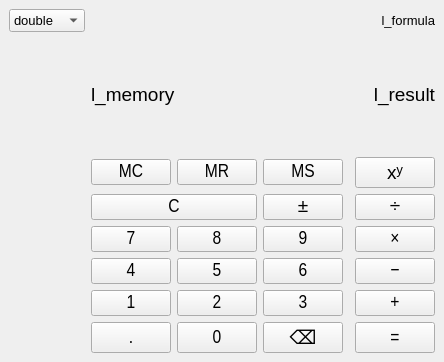
<?xml version="1.0" encoding="UTF-8"?>
<ui version="4.0">
 <class>MainWindow</class>
 <widget class="QMainWindow" name="MainWindow">
  <property name="geometry">
   <rect>
    <x>0</x>
    <y>0</y>
    <width>310</width>
    <height>362</height>
   </rect>
  </property>
  <property name="sizePolicy">
   <sizepolicy hsizetype="Preferred" vsizetype="Preferred">
    <horstretch>0</horstretch>
    <verstretch>0</verstretch>
   </sizepolicy>
  </property>
  <property name="font">
   <font>
    <pointsize>14</pointsize>
   </font>
  </property>
  <property name="windowTitle">
   <string>Калькулятор</string>
  </property>
  <widget class="QWidget" name="centralwidget">
   <layout class="QGridLayout" name="gridLayout" rowstretch="0,0,0,0,0,0,0,0,0,0" columnstretch="0,1,1,1,1,1">
    <!-- Исправленный блок: добавил закрывающий тег для l_formula и пустую ячейку -->
    <item row="0" column="0">
     <widget class="QComboBox" name="cmb_controller">
      <property name="font">
       <font>
        <pointsize>10</pointsize>
       </font>
      </property>
      <item>
       <property name="text">
        <string>double</string>
       </property>
      </item>
      <item>
       <property name="text">
        <string>float</string>
       </property>
      </item>
      <item>
       <property name="text">
        <string>uint8_t</string>
       </property>
      </item>
      <item>
       <property name="text">
        <string>int</string>
       </property>
      </item>
      <item>
       <property name="text">
        <string>int64_t</string>
       </property>
      </item>
      <item>
       <property name="text">
        <string>size_t</string>
       </property>
      </item>
      <item>
       <property name="text">
        <string>Rational</string>
       </property>
      </item>
     </widget>
    </item>
    <item row="0" column="1" colspan="5">
     <widget class="QLabel" name="l_formula">
      <property name="font">
       <font>
        <pointsize>10</pointsize>
       </font>
      </property>
      <property name="text">
       <string>l_formula</string>
      </property>
      <property name="alignment">
       <set>Qt::AlignRight|Qt::AlignTrailing|Qt::AlignVCenter</set>
      </property>
     </widget>
    </item>
    <item row="1" column="0">
     <spacer name="horizontalSpacer">
      <property name="sizeHint" stdset="0">
       <size>
        <width>40</width>
        <height>20</height>
       </size>
      </property>
     </spacer>
    </item>
    <item row="1" column="1" colspan="5">
     <layout class="QHBoxLayout" name="horizontalLayout" stretch="0,1">
      <item>
       <widget class="QLabel" name="l_memory">
        <property name="sizePolicy">
         <sizepolicy hsizetype="Preferred" vsizetype="Preferred">
          <horstretch>0</horstretch>
          <verstretch>0</verstretch>
         </sizepolicy>
        </property>
        <property name="font">
         <font>
          <pointsize>14</pointsize>
         </font>
        </property>
        <property name="text">
         <string>l_memory</string>
        </property>
       </widget>
      </item>
      <item>
       <widget class="QLabel" name="l_result">
        <property name="sizePolicy">
         <sizepolicy hsizetype="Preferred" vsizetype="Preferred">
          <horstretch>0</horstretch>
          <verstretch>0</verstretch>
         </sizepolicy>
        </property>
        <property name="font">
         <font>
          <pointsize>14</pointsize>
         </font>
        </property>
        <property name="text">
         <string>l_result</string>
        </property>
        <property name="alignment">
         <set>Qt::AlignRight|Qt::AlignTrailing|Qt::AlignVCenter</set>
        </property>
       </widget>
      </item>
     </layout>
    </item>
    <!-- Остальная часть файла без изменений -->
    <item row="5" column="3">
     <widget class="QPushButton" name="tb_nine">
      <property name="sizePolicy">
       <sizepolicy hsizetype="Preferred" vsizetype="Preferred">
        <horstretch>0</horstretch>
        <verstretch>0</verstretch>
       </sizepolicy>
      </property>
      <property name="minimumSize">
       <size>
        <width>0</width>
        <height>0</height>
       </size>
      </property>
      <property name="font">
       <font>
        <family>Arial Narrow</family>
        <pointsize>14</pointsize>
       </font>
      </property>
      <property name="text">
       <string>9</string>
      </property>
      <property name="shortcut">
       <string>9</string>
      </property>
     </widget>
    </item>
    <item row="2" column="3">
     <widget class="QPushButton" name="tb_ms">
      <property name="minimumSize">
       <size>
        <width>0</width>
        <height>0</height>
       </size>
      </property>
      <property name="font">
       <font>
        <family>Arial Narrow</family>
        <pointsize>14</pointsize>
       </font>
      </property>
      <property name="text">
       <string>MS</string>
      </property>
     </widget>
    </item>
    <item row="2" column="2">
     <widget class="QPushButton" name="tn_mr">
      <property name="minimumSize">
       <size>
        <width>0</width>
        <height>0</height>
       </size>
      </property>
      <property name="font">
       <font>
        <family>Arial Narrow</family>
        <pointsize>14</pointsize>
       </font>
      </property>
      <property name="text">
       <string>MR</string>
      </property>
     </widget>
    </item>
    <item row="2" column="5">
     <widget class="QPushButton" name="tb_power">
      <property name="text">
       <string>xʸ</string>
      </property>
     </widget>
    </item>
    <item row="9" column="5">
     <widget class="QPushButton" name="tb_equal">
      <property name="sizePolicy">
       <sizepolicy hsizetype="Preferred" vsizetype="Preferred">
        <horstretch>0</horstretch>
        <verstretch>0</verstretch>
       </sizepolicy>
      </property>
      <property name="minimumSize">
       <size>
        <width>0</width>
        <height>0</height>
       </size>
      </property>
      <property name="font">
       <font>
        <family>Arial Narrow</family>
        <pointsize>14</pointsize>
       </font>
      </property>
      <property name="text">
       <string>=</string>
      </property>
      <property name="shortcut">
       <string>Enter</string>
      </property>
     </widget>
    </item>
    <item row="8" column="3">
     <widget class="QPushButton" name="tb_three">
      <property name="sizePolicy">
       <sizepolicy hsizetype="Preferred" vsizetype="Preferred">
        <horstretch>0</horstretch>
        <verstretch>0</verstretch>
       </sizepolicy>
      </property>
      <property name="minimumSize">
       <size>
        <width>0</width>
        <height>0</height>
       </size>
      </property>
      <property name="font">
       <font>
        <family>Arial Narrow</family>
        <pointsize>14</pointsize>
       </font>
      </property>
      <property name="text">
       <string>3</string>
      </property>
      <property name="shortcut">
       <string>3</string>
      </property>
     </widget>
    </item>
    <item row="9" column="3">
     <widget class="QPushButton" name="tb_backspace">
      <property name="sizePolicy">
       <sizepolicy hsizetype="Preferred" vsizetype="Preferred">
        <horstretch>0</horstretch>
        <verstretch>0</verstretch>
       </sizepolicy>
      </property>
      <property name="text">
       <string>⌫</string>
      </property>
     </widget>
    </item>
    <item row="8" column="2">
     <widget class="QPushButton" name="tb_two">
      <property name="sizePolicy">
       <sizepolicy hsizetype="Preferred" vsizetype="Preferred">
        <horstretch>0</horstretch>
        <verstretch>0</verstretch>
       </sizepolicy>
      </property>
      <property name="minimumSize">
       <size>
        <width>0</width>
        <height>0</height>
       </size>
      </property>
      <property name="font">
       <font>
        <family>Arial Narrow</family>
        <pointsize>14</pointsize>
       </font>
      </property>
      <property name="text">
       <string>2</string>
      </property>
      <property name="shortcut">
       <string>2</string>
      </property>
     </widget>
    </item>
    <item row="5" column="1">
     <widget class="QPushButton" name="tb_seven">
      <property name="sizePolicy">
       <sizepolicy hsizetype="Preferred" vsizetype="Preferred">
        <horstretch>0</horstretch>
        <verstretch>0</verstretch>
       </sizepolicy>
      </property>
      <property name="minimumSize">
       <size>
        <width>0</width>
        <height>0</height>
       </size>
      </property>
      <property name="font">
       <font>
        <family>Arial Narrow</family>
        <pointsize>14</pointsize>
       </font>
      </property>
      <property name="text">
       <string>7</string>
      </property>
      <property name="shortcut">
       <string>7</string>
      </property>
     </widget>
    </item>
    <item row="5" column="2">
     <widget class="QPushButton" name="tb_eight">
      <property name="sizePolicy">
       <sizepolicy hsizetype="Preferred" vsizetype="Preferred">
        <horstretch>0</horstretch>
        <verstretch>0</verstretch>
       </sizepolicy>
      </property>
      <property name="minimumSize">
       <size>
        <width>0</width>
        <height>0</height>
       </size>
      </property>
      <property name="font">
       <font>
        <family>Arial Narrow</family>
        <pointsize>14</pointsize>
       </font>
      </property>
      <property name="text">
       <string>8</string>
      </property>
      <property name="shortcut">
       <string>8</string>
      </property>
     </widget>
    </item>
    <item row="6" column="5">
     <widget class="QPushButton" name="tb_substract">
      <property name="sizePolicy">
       <sizepolicy hsizetype="Preferred" vsizetype="Preferred">
        <horstretch>0</horstretch>
        <verstretch>0</verstretch>
       </sizepolicy>
      </property>
      <property name="minimumSize">
       <size>
        <width>0</width>
        <height>0</height>
       </size>
      </property>
      <property name="font">
       <font>
        <family>Arial Narrow</family>
        <pointsize>14</pointsize>
       </font>
      </property>
      <property name="text">
       <string>−</string>
      </property>
      <property name="shortcut">
       <string>-</string>
      </property>
     </widget>
    </item>
    <item row="6" column="3">
     <widget class="QPushButton" name="tb_six">
      <property name="sizePolicy">
       <sizepolicy hsizetype="Preferred" vsizetype="Preferred">
        <horstretch>0</horstretch>
        <verstretch>0</verstretch>
       </sizepolicy>
      </property>
      <property name="minimumSize">
       <size>
        <width>0</width>
        <height>0</height>
       </size>
      </property>
      <property name="font">
       <font>
        <family>Arial Narrow</family>
        <pointsize>14</pointsize>
       </font>
      </property>
      <property name="text">
       <string>6</string>
      </property>
      <property name="shortcut">
       <string>6</string>
      </property>
     </widget>
    </item>
    <item row="6" column="1">
     <widget class="QPushButton" name="tb_four">
      <property name="sizePolicy">
       <sizepolicy hsizetype="Preferred" vsizetype="Preferred">
        <horstretch>0</horstretch>
        <verstretch>0</verstretch>
       </sizepolicy>
      </property>
      <property name="minimumSize">
       <size>
        <width>0</width>
        <height>0</height>
       </size>
      </property>
      <property name="font">
       <font>
        <family>Arial Narrow</family>
        <pointsize>14</pointsize>
       </font>
      </property>
      <property name="text">
       <string>4</string>
      </property>
      <property name="shortcut">
       <string>4</string>
      </property>
     </widget>
    </item>
    <item row="4" column="5">
     <widget class="QPushButton" name="tb_divide">
      <property name="sizePolicy">
       <sizepolicy hsizetype="Preferred" vsizetype="Preferred">
        <horstretch>0</horstretch>
        <verstretch>0</verstretch>
       </sizepolicy>
      </property>
      <property name="minimumSize">
       <size>
        <width>0</width>
        <height>0</height>
       </size>
      </property>
      <property name="font">
       <font>
        <family>Arial Narrow</family>
        <pointsize>14</pointsize>
       </font>
      </property>
      <property name="text">
       <string>÷</string>
      </property>
      <property name="shortcut">
       <string>/</string>
      </property>
     </widget>
    </item>
    <item row="8" column="1">
     <widget class="QPushButton" name="tb_one">
      <property name="sizePolicy">
       <sizepolicy hsizetype="Preferred" vsizetype="Preferred">
        <horstretch>0</horstretch>
        <verstretch>0</verstretch>
       </sizepolicy>
      </property>
      <property name="minimumSize">
       <size>
        <width>0</width>
        <height>0</height>
       </size>
      </property>
      <property name="font">
       <font>
        <family>Arial Narrow</family>
        <pointsize>14</pointsize>
       </font>
      </property>
      <property name="text">
       <string>1</string>
      </property>
      <property name="shortcut">
       <string>1</string>
      </property>
     </widget>
    </item>
    <item row="6" column="2">
     <widget class="QPushButton" name="tb_five">
      <property name="sizePolicy">
       <sizepolicy hsizetype="Preferred" vsizetype="Preferred">
        <horstretch>0</horstretch>
        <verstretch>0</verstretch>
       </sizepolicy>
      </property>
      <property name="minimumSize">
       <size>
        <width>0</width>
        <height>0</height>
       </size>
      </property>
      <property name="font">
       <font>
        <family>Arial Narrow</family>
        <pointsize>14</pointsize>
       </font>
      </property>
      <property name="text">
       <string>5</string>
      </property>
      <property name="shortcut">
       <string>5</string>
      </property>
     </widget>
    </item>
    <item row="4" column="1" colspan="2">
     <widget class="QPushButton" name="tb_reset">
      <property name="sizePolicy">
       <sizepolicy hsizetype="Preferred" vsizetype="Preferred">
        <horstretch>0</horstretch>
        <verstretch>0</verstretch>
       </sizepolicy>
      </property>
      <property name="minimumSize">
       <size>
        <width>0</width>
        <height>0</height>
       </size>
      </property>
      <property name="font">
       <font>
        <family>Arial Narrow</family>
        <pointsize>14</pointsize>
       </font>
      </property>
      <property name="text">
       <string>C</string>
      </property>
      <property name="shortcut">
       <string>Esc</string>
      </property>
     </widget>
    </item>
    <item row="2" column="1">
     <widget class="QPushButton" name="tb_mc">
      <property name="minimumSize">
       <size>
        <width>0</width>
        <height>0</height>
       </size>
      </property>
      <property name="font">
       <font>
        <family>Arial Narrow</family>
        <pointsize>14</pointsize>
       </font>
      </property>
      <property name="text">
       <string>MC</string>
      </property>
     </widget>
    </item>
    <item row="8" column="5">
     <widget class="QPushButton" name="tb_add">
      <property name="sizePolicy">
       <sizepolicy hsizetype="Preferred" vsizetype="Preferred">
        <horstretch>0</horstretch>
        <verstretch>0</verstretch>
       </sizepolicy>
      </property>
      <property name="minimumSize">
       <size>
        <width>0</width>
        <height>0</height>
       </size>
      </property>
      <property name="font">
       <font>
        <family>Arial Narrow</family>
        <pointsize>14</pointsize>
       </font>
      </property>
      <property name="text">
       <string>+</string>
      </property>
      <property name="shortcut">
       <string>+</string>
      </property>
     </widget>
    </item>
    <item row="5" column="5">
     <widget class="QPushButton" name="tb_multiplicate">
      <property name="sizePolicy">
       <sizepolicy hsizetype="Expanding" vsizetype="Preferred">
        <horstretch>0</horstretch>
        <verstretch>0</verstretch>
       </sizepolicy>
      </property>
      <property name="minimumSize">
       <size>
        <width>0</width>
        <height>0</height>
       </size>
      </property>
      <property name="font">
       <font>
        <family>Arial Narrow</family>
        <pointsize>14</pointsize>
       </font>
      </property>
      <property name="text">
       <string>×</string>
      </property>
      <property name="shortcut">
       <string>*</string>
      </property>
     </widget>
    </item>
    <item row="4" column="3">
     <widget class="QPushButton" name="tb_negate">
      <property name="sizePolicy">
       <sizepolicy hsizetype="Preferred" vsizetype="Preferred">
        <horstretch>0</horstretch>
        <verstretch>0</verstretch>
       </sizepolicy>
      </property>
      <property name="minimumSize">
       <size>
        <width>0</width>
        <height>0</height>
       </size>
      </property>
      <property name="font">
       <font>
        <family>Arial Narrow</family>
        <pointsize>14</pointsize>
       </font>
      </property>
      <property name="text">
       <string>±</string>
      </property>
     </widget>
    </item>
    <item row="9" column="1">
     <widget class="QPushButton" name="tb_extra">
      <property name="sizePolicy">
       <sizepolicy hsizetype="Preferred" vsizetype="Preferred">
        <horstretch>0</horstretch>
        <verstretch>0</verstretch>
       </sizepolicy>
      </property>
      <property name="minimumSize">
       <size>
        <width>0</width>
        <height>0</height>
       </size>
      </property>
      <property name="font">
       <font>
        <family>Arial Narrow</family>
        <pointsize>14</pointsize>
       </font>
      </property>
      <property name="text">
       <string>.</string>
      </property>
     </widget>
    </item>
    <item row="9" column="2">
     <widget class="QPushButton" name="tb_zero">
      <property name="sizePolicy">
       <sizepolicy hsizetype="Preferred" vsizetype="Preferred">
        <horstretch>0</horstretch>
        <verstretch>0</verstretch>
       </sizepolicy>
      </property>
      <property name="minimumSize">
       <size>
        <width>0</width>
        <height>0</height>
       </size>
      </property>
      <property name="font">
       <font>
        <family>Arial Narrow</family>
        <pointsize>14</pointsize>
       </font>
      </property>
      <property name="text">
       <string>0</string>
      </property>
     </widget>
    </item>
   </layout>
  </widget>
 </widget>
 <resources/>
 <connections/>
</ui>
